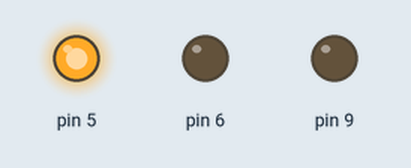
This sketch was run on a simulated Arduino Uno, built with avr-gcc and run on an emulated ATmega328P. Parts: output pins drawn as LEDs (lit = HIGH).

Above: at 0.2 s.
At 0.7 s:
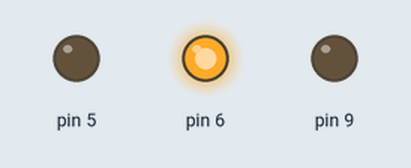
At 2.7 s:
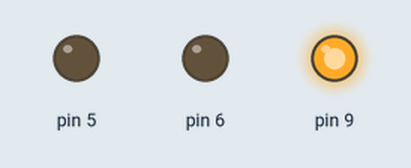
Timing chart, 0 to 3.5 s (numbered marks = the images above):
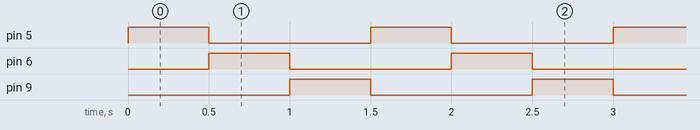

Measured:
- by itself, pin 5, pin 6, pin 9: alternates HIGH for 0.50 s and LOW for 1.0 s
- by itself, everything shown: repeats every 1.5 s, in 3 steps

The sketch:

test-code.ino
```cpp
void setup() { pinMode(5, OUTPUT); pinMode(6, OUTPUT); pinMode(9, OUTPUT); }
void loop() {
digitalWrite(5, HIGH); digitalWrite(6, LOW); digitalWrite(9, LOW); delay(500); // red
digitalWrite(5, LOW); digitalWrite(6, HIGH); digitalWrite(9, LOW); delay(500); // green
digitalWrite(5, LOW); digitalWrite(6, LOW); digitalWrite(9, HIGH); delay(500); // blue
}
```
